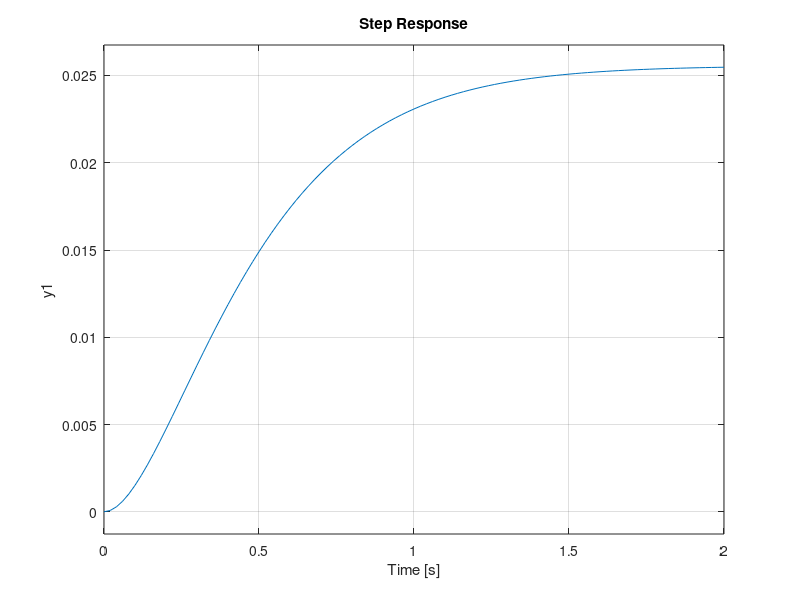

This chart was generated by the following MATLAB code:

PO = 100*exp(3.9/0.1)
E = sqrt((log(PO/100)^2)/(pi^2+log(PO/100)^2))
wn = pi/(10*sqrt(1-E^2))
A = 0.1*wn

s=tf('s');

Gs=A/(s^2+2*wn*E*s+wn^2);

step(Gs)